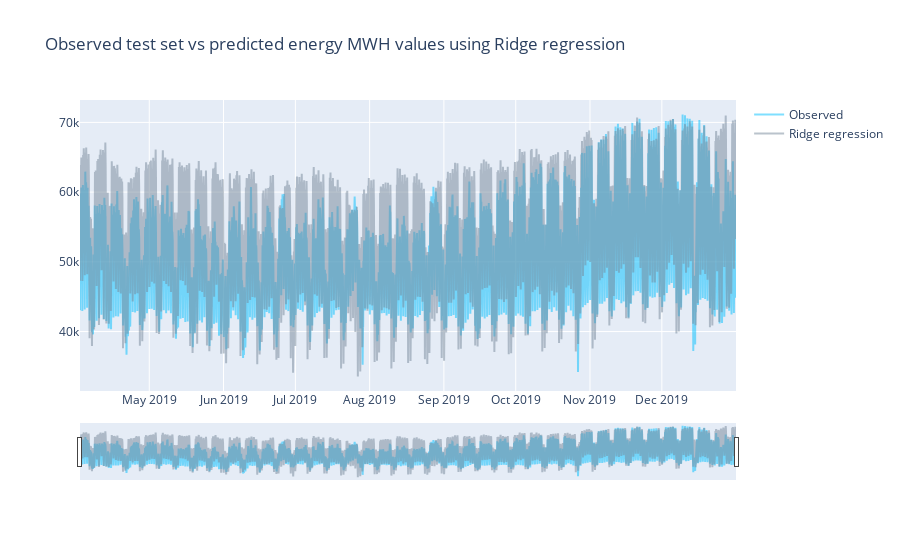

This figure's notebook cell:
### Code cell
functions.plot_ts_pred(y_test, Bayes.predict(X_test), model_name='Ridge regression', og_ts_opacity = 0.5, pred_ts_opacity = 0.5)

### Figure 1 — Plotly figure (JSON) as saved in the notebook; plotly's stock layout.template omitted (floating-point values rounded to 4 significant figures; data arrays with more than 128 entries replaced by an {"elided": "..."} marker saying what was removed)
{"data": [{"line": {"color": "deepskyblue"}, "name": "Observed", "opacity": 0.5, "type": "scatter", "x": {"elided": "6574 str values"}, "y": {"elided": "6574 int values"}}, {"line": {"color": "lightslategrey"}, "name": "Ridge regression", "opacity": 0.5, "type": "scatter", "x": {"elided": "6574 str values"}, "y": {"elided": "6574 float values"}}], "layout": {"title": {"text": "Observed test set vs predicted energy MWH values using Ridge regression"}, "xaxis": {"rangeslider": {"visible": true}}}}
